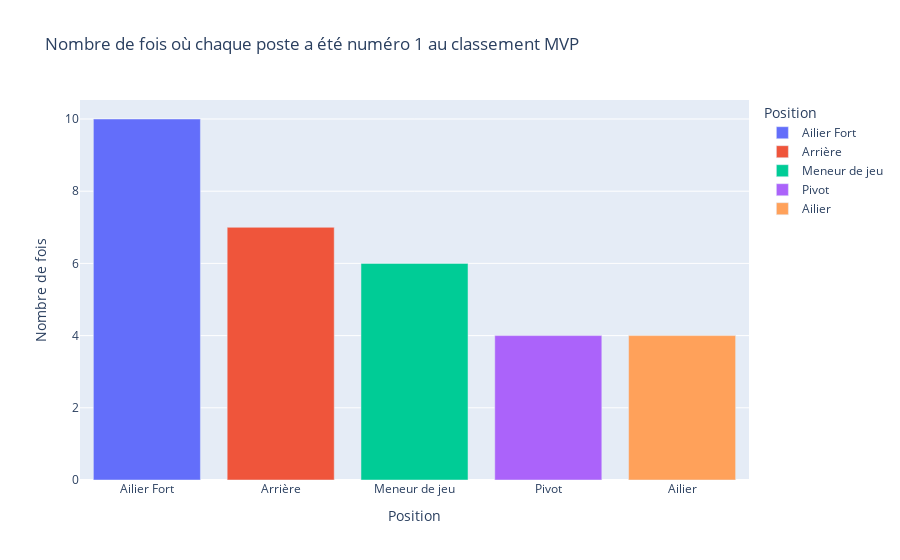

Here is the notebook cell this chart was saved with:
### Markdown cell above
# **ILLUSTRATION**

### Code cell
# Représentation du nombre des fois où les joueurs ont été MVP en fonction de leurs postes de jeu. vps
position_counts = mvps_merged['Pos'].value_counts().reset_index()
position_counts

# Remplacement des abréviations
alias = { 'PG':'Meneur de jeu','SG':'Arrière', 'SF':'Ailier','PF':'Ailier Fort','C':'Pivot'}

# Conversion les abréviations en noms complets dans le dataframe
position_counts['Pos'] = [alias.get(item, item) for item in position_counts['Pos']]

# Création du graphique
fig = px.bar(position_counts, x='Pos', y='count',color="Pos",              title="Nombre de fois où chaque poste a été numéro 1 au classement MVP",
             labels={'Pos': 'Position', 'count': 'Nombre de fois','PG':'Meneur de jeu'})

# Affichage du graphique
fig.show()

### Figure 1 — Plotly figure (JSON) as saved in the notebook; plotly's stock layout.template omitted (floating-point values rounded to 4 significant figures)
{"data": [{"alignmentgroup": "True", "hovertemplate": "Position=%{x}<br>Nombre de fois=%{y}<extra></extra>", "legendgroup": "Ailier Fort", "marker": {"color": "#636efa", "pattern": {"shape": ""}}, "name": "Ailier Fort", "offsetgroup": "Ailier Fort", "orientation": "v", "showlegend": true, "textposition": "auto", "type": "bar", "x": ["Ailier Fort"], "xaxis": "x", "y": [10], "yaxis": "y"}, {"alignmentgroup": "True", "hovertemplate": "Position=%{x}<br>Nombre de fois=%{y}<extra></extra>", "legendgroup": "Arrière", "marker": {"color": "#EF553B", "pattern": {"shape": ""}}, "name": "Arrière", "offsetgroup": "Arrière", "orientation": "v", "showlegend": true, "textposition": "auto", "type": "bar", "x": ["Arrière"], "xaxis": "x", "y": [7], "yaxis": "y"}, {"alignmentgroup": "True", "hovertemplate": "Position=%{x}<br>Nombre de fois=%{y}<extra></extra>", "legendgroup": "Meneur de jeu", "marker": {"color": "#00cc96", "pattern": {"shape": ""}}, "name": "Meneur de jeu", "offsetgroup": "Meneur de jeu", "orientation": "v", "showlegend": true, "textposition": "auto", "type": "bar", "x": ["Meneur de jeu"], "xaxis": "x", "y": [6], "yaxis": "y"}, {"alignmentgroup": "True", "hovertemplate": "Position=%{x}<br>Nombre de fois=%{y}<extra></extra>", "legendgroup": "Pivot", "marker": {"color": "#ab63fa", "pattern": {"shape": ""}}, "name": "Pivot", "offsetgroup": "Pivot", "orientation": "v", "showlegend": true, "textposition": "auto", "type": "bar", "x": ["Pivot"], "xaxis": "x", "y": [4], "yaxis": "y"}, {"alignmentgroup": "True", "hovertemplate": "Position=%{x}<br>Nombre de fois=%{y}<extra></extra>", "legendgroup": "Ailier", "marker": {"color": "#FFA15A", "pattern": {"shape": ""}}, "name": "Ailier", "offsetgroup": "Ailier", "orientation": "v", "showlegend": true, "textposition": "auto", "type": "bar", "x": ["Ailier"], "xaxis": "x", "y": [4], "yaxis": "y"}], "layout": {"barmode": "relative", "legend": {"title": {"text": "Position"}, "tracegroupgap": 0}, "title": {"text": "Nombre de fois où chaque poste a été numéro 1 au classement MVP"}, "xaxis": {"anchor": "y", "categoryarray": ["Ailier Fort", "Arrière", "Meneur de jeu", "Pivot", "Ailier"], "categoryorder": "array", "domain": [0, 1], "title": {"text": "Position"}}, "yaxis": {"anchor": "x", "domain": [0, 1], "title": {"text": "Nombre de fois"}}}}
